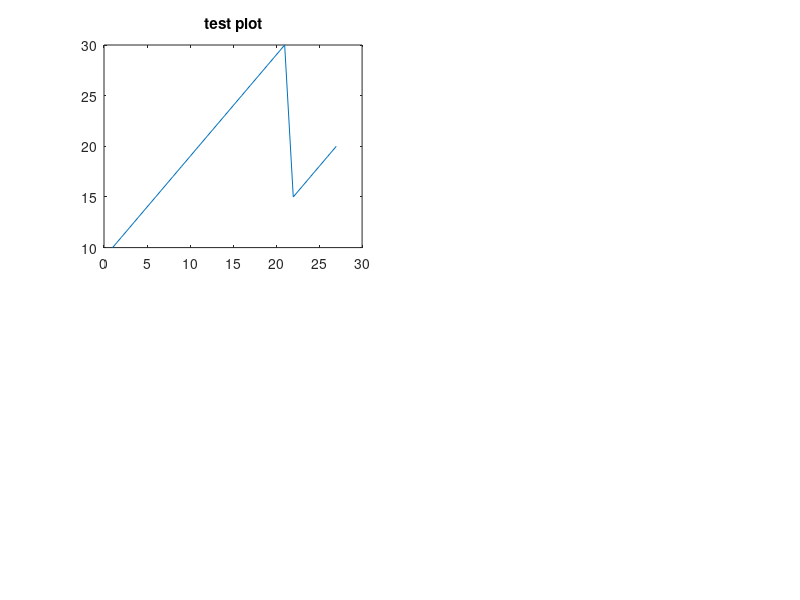

Write MATLAB code to recreate this figure.
a = [1,2,3,4,5];
b = a * 5;
c = b + a;
c++;
c++;
++c;

x = [10:30, 15:20, 20:1, 50:2];

subplot (221);
  plot (x);
  title ('test plot');